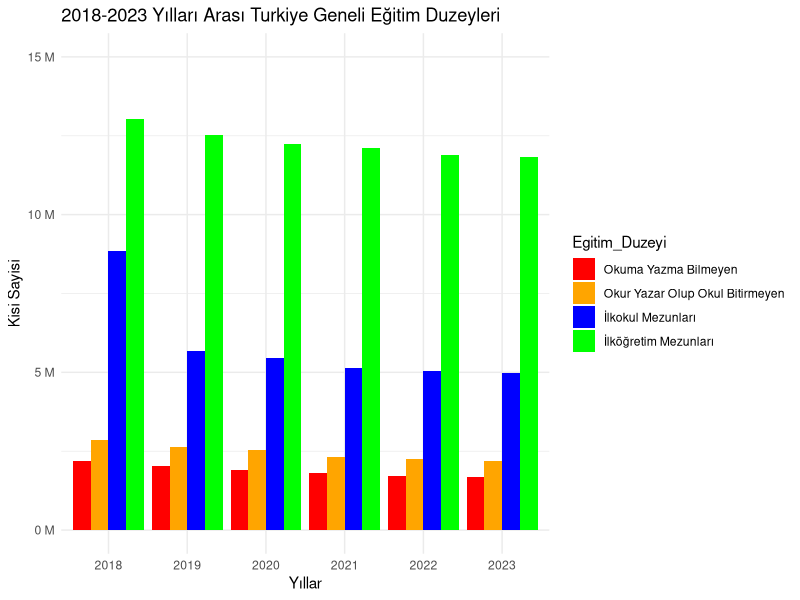
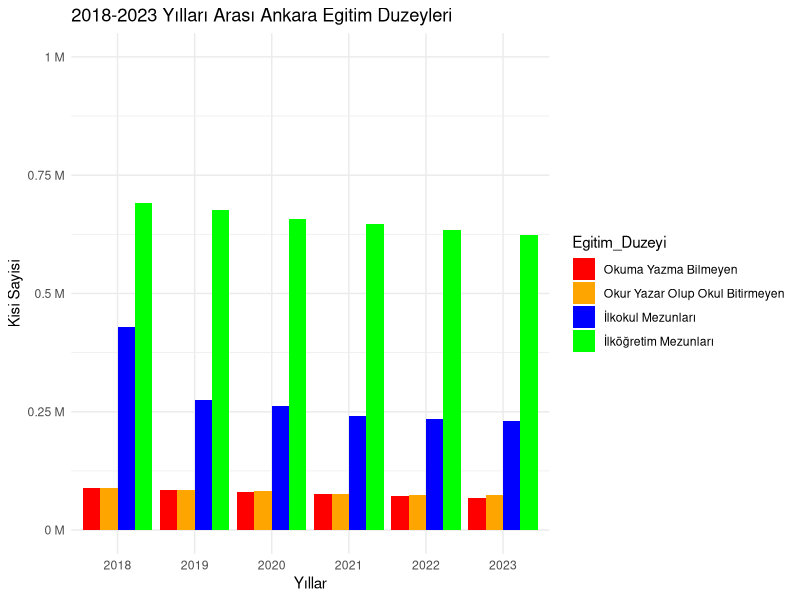
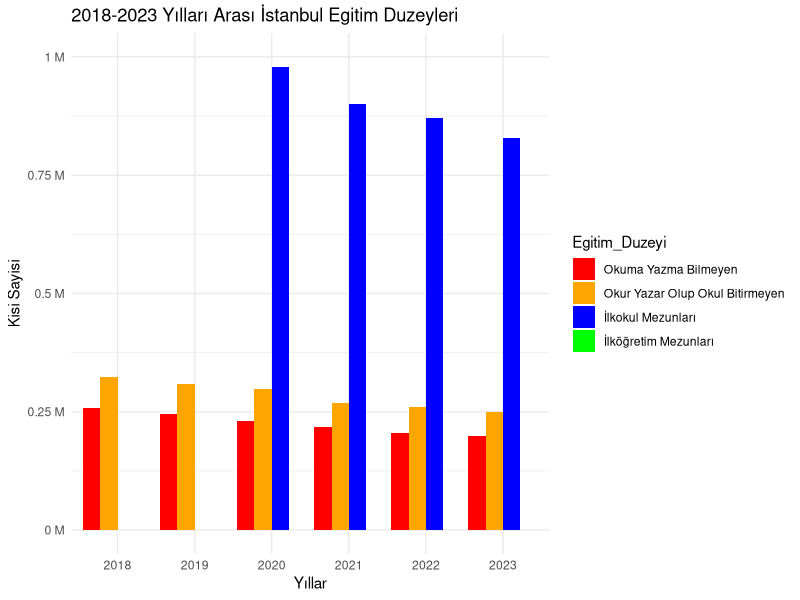
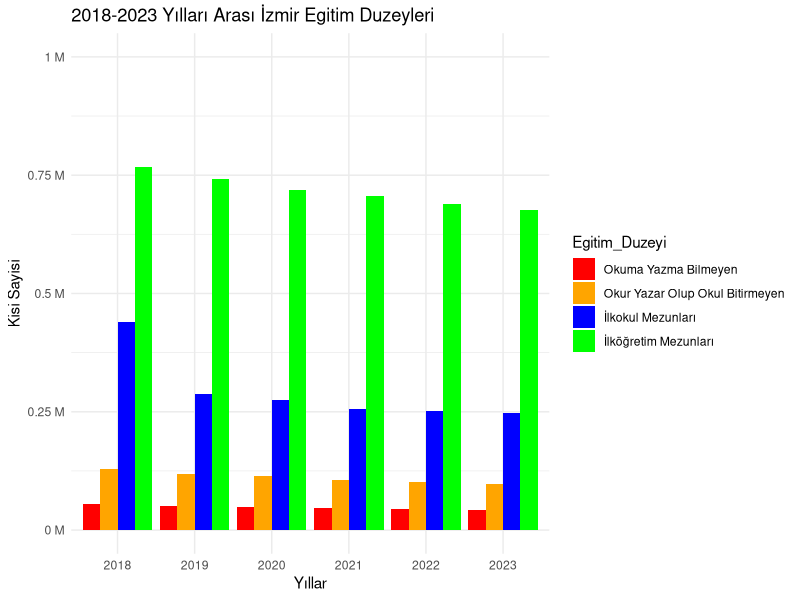
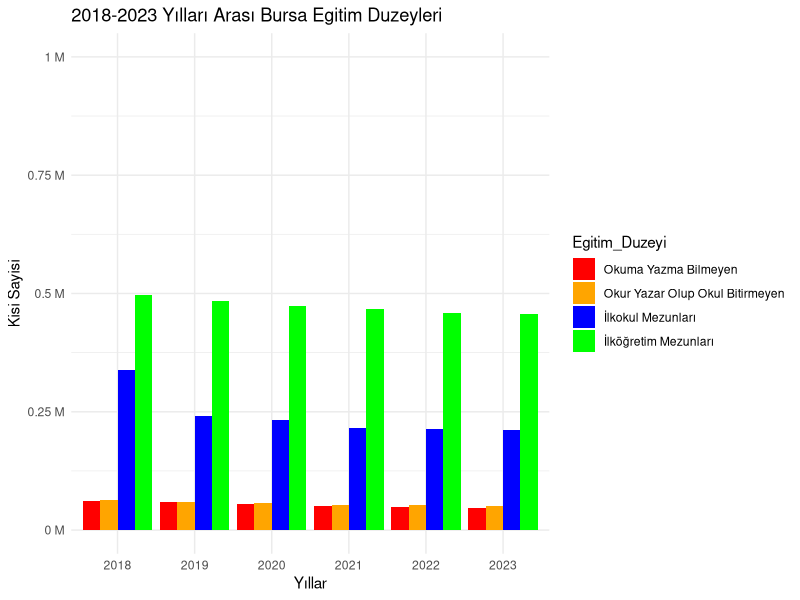
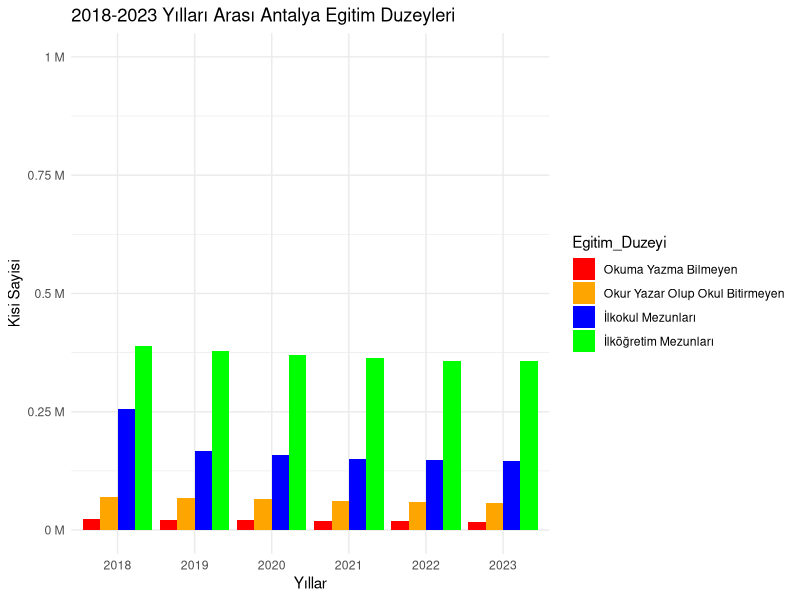

Recreate these plots in R, in order.
## ---- chunk 1
# Kütüphaneler
suppressPackageStartupMessages(library(readr))
suppressPackageStartupMessages(library(ggplot2))
suppressPackageStartupMessages(library(dplyr))
suppressPackageStartupMessages(library(tidyr))  # pivot_longer fonksiyonu için

# Veriyi yükleme
egitim_veri <- read.csv("./calisma2-veriler/veri_edited_en.csv", header = TRUE, sep = ";", encoding = "UTF-8")
# bosanma_veri <- read.csv("./calisma2-veriler/bosanma_verisi.csv", header = TRUE, sep = ";", encoding = "UTF-8")

# İl listesini tanımlama
iller <- c("TR","Ankara", "İstanbul", "İzmir", "Bursa", "Antalya")

# For döngüsü
for (il in iller) {
  
  # Veriyi 2018-2023 yılları ile sınırlama
  egitim_veri_filtreli <- egitim_veri %>% filter(province_name == il)
  
  # Veriyi uzun formata dönüştürme (karşılaştırılabilir barlar için)
  egitim_veri_long <- egitim_veri_filtreli %>%
    select(year, illiterate_total, literate_without_diploma_total, primary_school_total, primary_education_total) %>%
    pivot_longer(cols = -year, names_to = "Egitim_Duzeyi", values_to = "Kisi_Sayisi")
  
  # Bar chart oluşturma
  print(ggplot(egitim_veri_long, aes(x = factor(year), y = Kisi_Sayisi, fill = Egitim_Duzeyi)) +
    geom_bar(stat = "identity", position = "dodge") +
    scale_y_continuous(labels = function(x) paste(x / 1e6, "M"), limits = c(0, ifelse(il == "TR", 15e6, 1e6))) +
    labs(title = ifelse(il == "TR", "2018-2023 Yılları Arası Turkiye Geneli Eğitim Duzeyleri", paste("2018-2023 Yılları Arası", il, "Egitim Duzeyleri")),
         x = "Yıllar", y = "Kisi Sayisi") +
    scale_fill_manual(values = c("illiterate_total" = "red", 
                                 "literate_without_diploma_total" = "orange", 
                                 "primary_school_total" = "green", 
                                 "primary_education_total" = "blue"),
                      labels = c("Okuma Yazma Bilmeyen", 
                                 "Okur Yazar Olup Okul Bitirmeyen", 
                                 "İlkokul Mezunları", 
                                 "İlköğretim Mezunları")) +
  theme_minimal())
}
